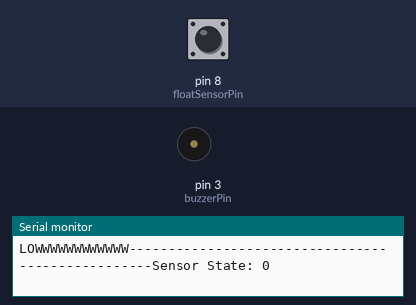
Recording of a sketch running on a simulated Arduino Uno, built with avr-gcc and run on an emulated ATmega328P. Parts: buzzer (waves = sounding, pin HIGH), the last lines printed to the serial monitor. Inputs (shaded band) come from the test bench; at power-on: pin 8 (floatSensorPin) LOW.

Above: at 1.2 s.
1.3 s: pin 8 (floatSensorPin) driven HIGH
At 2.2 s:
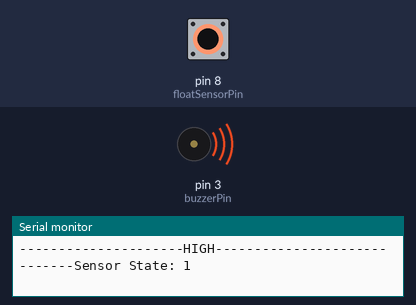
4.3 s: pin 8 (floatSensorPin) driven LOW
7.3 s: pin 8 (floatSensorPin) pulsed HIGH 2 times (0.12 s each, 0.3 s apart)
10.9 s: pin 8 (floatSensorPin) pulsed HIGH 2 times (0.12 s each, 0.3 s apart)
At 11.03 s:
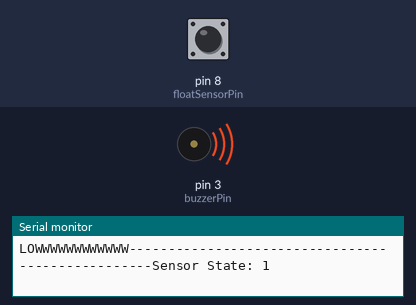
Timing chart, 0 to 13.9 s (numbered marks = the images above; inputs shaded):
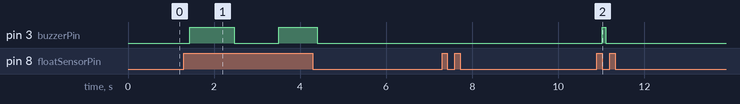

The sketch:

waterlevelindicator.ino
```cpp
const int buzzerPin = 3;
const int floatSensorPin = 8;
unsigned long previousMillis = 0;
const long interval = 1000; // Interval for buzzer on/off in milliseconds
const long buzzerDuration = 60000; // Total duration for buzzer activation in milliseconds
bool buzzerState = false;
bool sensorTriggered = false;

void setup() {
  pinMode(buzzerPin, OUTPUT);
  pinMode(floatSensorPin, INPUT);
  Serial.begin(9600); // Initialize serial communication at 9600 baud rate
}

void loop() {
  int sensorState = digitalRead(floatSensorPin);

  Serial.print("Sensor State: ");
  Serial.println(sensorState);

  unsigned long currentMillis = millis();

  if (sensorState == HIGH) {
    Serial.print("---------------------HIGH-----------------------------");
   sensorTriggered = true; // Start tracking time
  } else {
     sensorTriggered = false; // Stop tracking time and turn off buzzer
    Serial.print("LOWWWWWWWWWWWW--------------------------------------------------");
    digitalWrite(buzzerPin, LOW);
  }

 if (sensorTriggered) {
   if (currentMillis - previousMillis >= interval) {
     // Save the last time the buzzer state was toggled
     previousMillis = currentMillis;

     // If the buzzer is off, turn it on, and vice versa
     buzzerState = !buzzerState;
     digitalWrite(buzzerPin, buzzerState ? HIGH : LOW);
   }

   // Turn off buzzer after the duration has passed
   if (currentMillis - previousMillis >= buzzerDuration) {
     digitalWrite(buzzerPin, LOW);
     sensorTriggered = false; // Stop buzzer operation
   }
 }
}
```

Measured:
- after the input at 1.3 s, pin 3 (buzzerPin): LOW → HIGH after 0.14 s, → LOW 1.0 s later, → HIGH 1.0 s later
- after the input at 10.9 s, pin 3 (buzzerPin): LOW → HIGH after 0.13 s, → LOW 0.08 s later
